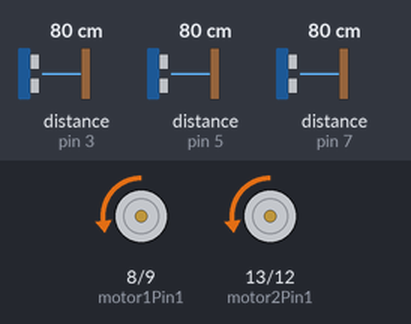
The sketch below on a simulated Arduino Uno, built with avr-gcc and run on an emulated ATmega328P. Parts: motor-driver pin pairs drawn as motors (green arrow = first pin HIGH = forward, orange = second pin HIGH = backward, longer = more drive, scaled by the enable pin). Wiring (inferred from the names in the program): 3 × ultrasonic range finder: trigger pin 2, echo pin 3 / trigger pin 4, echo pin 5 / trigger pin 6, echo pin 7. Inputs (shaded band) come from the test bench; at power-on: distance to the obstacle (sensors on pin 5, pin 3, pin 7) 80 cm. The echo pulse lasts 58.3 µs per cm.

Above: at 1.2 s.
1.3 s: distance to the obstacle (sensor on pin 5) set to 15 cm
2.8 s: distance to the obstacle (sensor on pin 5) set to 12 cm
At 4.0 s:
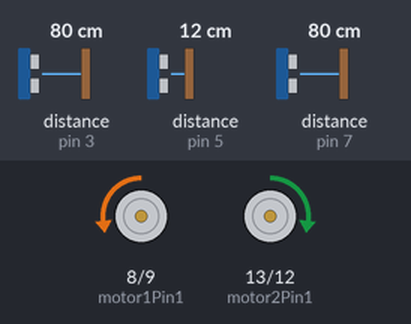
4.3 s: distance to the obstacle (sensor on pin 3) set to 83 cm
At 5.8 s:
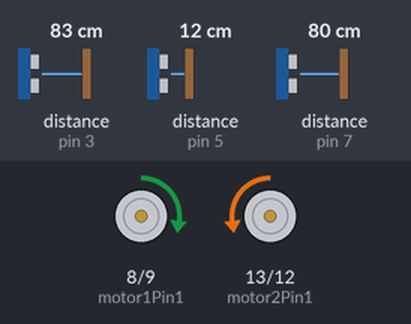
6.1 s: distance to the obstacle (sensor on pin 3) set to 2 cm
At 7.3 s:
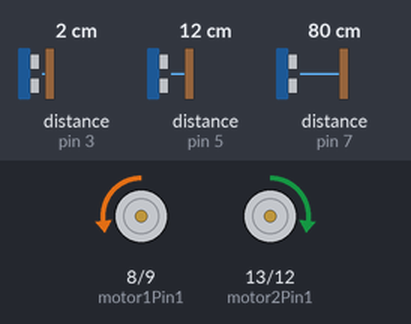
7.9 s: distance to the obstacle (sensor on pin 3) set to 120 cm
At 9.5 s:
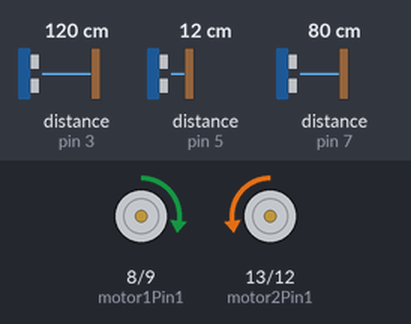
Timing chart, 0 to 10.7 s (numbered marks = the images above; inputs shaded):
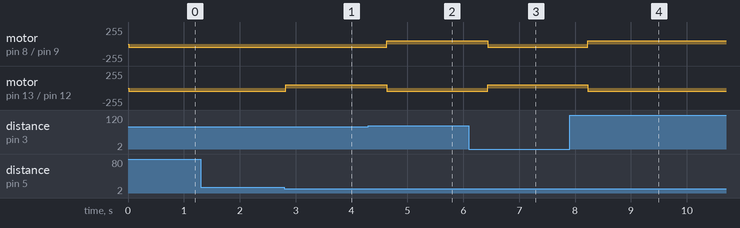

The sketch:

obstacle_Detecting_Robot.ino
```cpp
// Define motor pins
const int motor1Pin1 = 8;
const int motor1Pin2 = 9;
const int motor2Pin1 = 13;
const int motor2Pin2 = 12;
const int ena = 10;  // PWM pin for motor1 speed control
const int enb = 11;  // PWM pin for motor2 speed control

// Define ultrasonic sensor pins
const int trigPinFront = 4;
const int echoPinFront = 5;
const int trigPinLeft = 2;
const int echoPinLeft = 3;
const int trigPinRight = 6;
const int echoPinRight = 7;

void setup() {
  // Initialize serial communication
  Serial.begin(9600);

  // Set motor pins as output
  pinMode(motor1Pin1, OUTPUT);
  pinMode(motor1Pin2, OUTPUT);
  pinMode(motor2Pin1, OUTPUT);
  pinMode(motor2Pin2, OUTPUT);

// Set PWM pins as output
  pinMode(ena, OUTPUT);
  pinMode(enb, OUTPUT);

  // Initialize ultrasonic sensor pins
  pinMode(trigPinFront, OUTPUT);
  pinMode(echoPinFront, INPUT);
  pinMode(trigPinLeft, OUTPUT);
  pinMode(echoPinLeft, INPUT);
  pinMode(trigPinRight, OUTPUT);
  pinMode(echoPinRight, INPUT);
}

float getDistance(int trigPin, int echoPin) {
  digitalWrite(trigPin, LOW);
  delayMicroseconds(2);
  digitalWrite(trigPin, HIGH);
  delayMicroseconds(10);
  digitalWrite(trigPin, LOW);
  float duration = pulseIn(echoPin, HIGH);
  float distance = duration * 0.034 / 2;  // Convert to cm
  return distance;
}

void moveForward() {
  analogWrite(ena, 50);
  analogWrite(enb, 50);
  digitalWrite(motor1Pin1, LOW);
  digitalWrite(motor1Pin2, HIGH);
  digitalWrite(motor2Pin1, LOW);
  digitalWrite(motor2Pin2, HIGH);
}

void turnLeft() {
  analogWrite(ena, 50);
  analogWrite(enb, 50);
  digitalWrite(motor1Pin1, HIGH);
  digitalWrite(motor1Pin2, LOW);
  digitalWrite(motor2Pin1, LOW);
  digitalWrite(motor2Pin2, HIGH);
}

void turnRight() {
  analogWrite(ena, 50);
  analogWrite(enb, 50);
  digitalWrite(motor1Pin1, LOW);
  digitalWrite(motor1Pin2, HIGH);
  digitalWrite(motor2Pin1, HIGH);
  digitalWrite(motor2Pin2, LOW);
}

// void stopMotors() {
//   digitalWrite(motor1Pin1, LOW);
//   digitalWrite(motor1Pin2, LOW);
//   digitalWrite(motor2Pin1, LOW);
//   digitalWrite(motor2Pin2, LOW);
//}

void stopMotors() {
  analogWrite(ena, 0);
  analogWrite(enb, 0);
}
void loop() {
  // Read distances from sensors
  float distanceFront = getDistance(trigPinFront, echoPinFront);
  float distanceLeft = getDistance(trigPinLeft, echoPinLeft);
  float distanceRight = getDistance(trigPinRight, echoPinRight);

  // Serial.print("Front: ");
  // Serial.print(distanceFront);
  // Serial.print(" | Left: ");
  // Serial.print(distanceLeft);
  // Serial.print(" | Right: ");
  // Serial.println(distanceRight);

  // Adjust these thresholds according to your maze and robot dimensions
  if (distanceFront > 13) {
    moveForward();
  } else {
    stopMotors();
    if (distanceLeft > distanceRight) {
      turnLeft();
    } else {
      turnRight();
    }
    delay(350); // Adjust this value to control turn duration
  }
}
```

Measured:
- the behaviour switches between 14 and 13 cm on distance to the obstacle (sensor on pin 5) (found by bisection; images 0 and 1)
- the behaviour switches between 80 and 81 cm on distance to the obstacle (sensor on pin 3) (found by bisection; images 1 and 2)
- after the input at 1.3 s, every drawn part: stays the same
- after the input at 2.8 s, motor on pin 13 (motor2Pin1) / pin 12 (motor2Pin2): backward 50/255 → forward 50/255 at once
- after the input at 4.3 s, motor on pin 8 (motor1Pin1) / pin 9 (motor1Pin2): backward 50/255 → forward 50/255 after 0.33 s; motor on pin 13 (motor2Pin1) / pin 12 (motor2Pin2): forward 50/255 → backward 50/255 after 0.33 s
- after the input at 6.1 s, motor on pin 8 (motor1Pin1) / pin 9 (motor1Pin2): forward 50/255 → backward 50/255 after 0.33 s; motor on pin 13 (motor2Pin1) / pin 12 (motor2Pin2): backward 50/255 → forward 50/255 after 0.33 s
- after the input at 7.9 s, motor on pin 8 (motor1Pin1) / pin 9 (motor1Pin2): backward 50/255 → forward 50/255 after 0.32 s; motor on pin 13 (motor2Pin1) / pin 12 (motor2Pin2): forward 50/255 → backward 50/255 after 0.32 s
